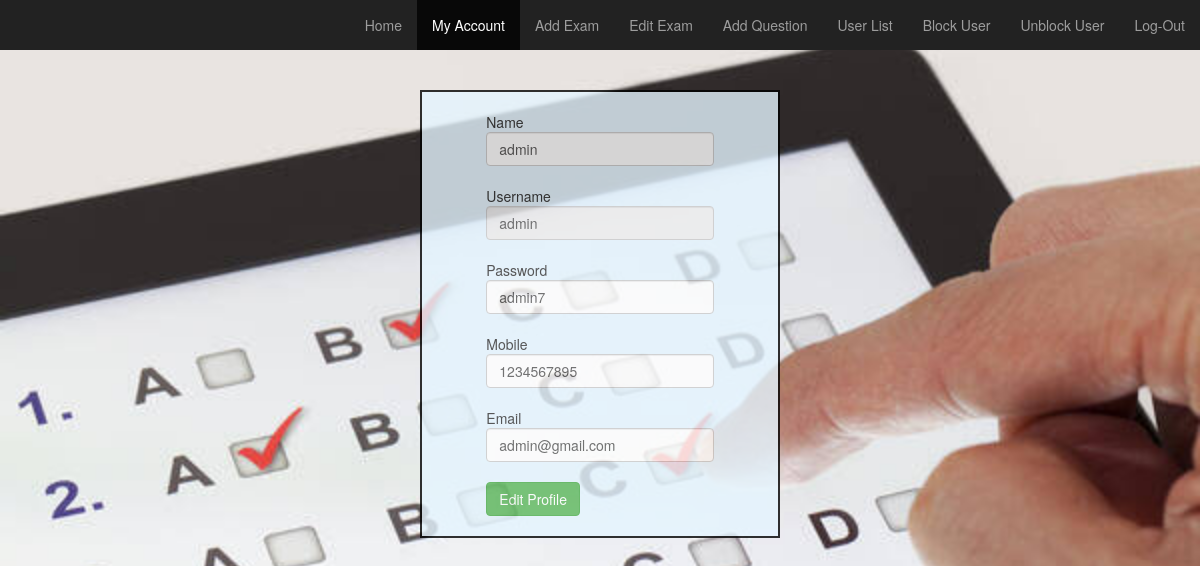
/project/admin/admin_account.php (signed in), run on the app's committed database.
### tables this page shows
CREATE TABLE IF NOT EXISTS `tbl_signup` (
  `id` int NOT NULL AUTO_INCREMENT,
  `role` int NOT NULL,
  `block` int NOT NULL,
  `name` varchar(45) NOT NULL,
  `gender` varchar(15) NOT NULL,
  `username` varchar(45) NOT NULL,
  `password` varchar(45) NOT NULL,
  `mobile` varchar(15) NOT NULL,
  `email` varchar(45) NOT NULL,
  PRIMARY KEY (`id`,`username`)
);

### project/admin/admin_account.php (the view, shortened to what this page needs)
<!DOCTYPE html>
<html>
    <head>
  <link rel="stylesheet" href="https://maxcdn.bootstrapcdn.com/bootstrap/3.4.1/css/bootstrap.min.css">
    </head>
   <body onload="f()" style="background-image:url('bg.jpeg');background-repeat:no-repeat;background-size:cover;" oncontextmenu="return false" oncopy="return false" onpaste="return false">
  <div class="navbar-inverse">
  <div class="collapse navbar-collapse" id="menu">
 <ul class="nav navbar-nav navbar-right">
 <li><a href="admin_dashboard.php">Home</a></li>
 <li class="active"><a href="admin_account.php">My Account</a></li>
 <li><a href="add_exam.php">Add Exam</a></li>
 <li><a href="edit_exam.php">Edit Exam</a></li>
 <li><a href="add_question.php">Add Question</a></li>
 <li><a href="user_list.php">User List</a></li>
 <li><a href="block_user.php">Block User</a></li>
 <li><a href="unblock_user.php">Unblock User</a></li>
 <li><a href="logout.php">Log-Out</a></li>
 </ul>
  </div>
  </div>
        <br></br>
  <div class="container">
  <div class="row">
  <div class="col-sm-4"> </div>
  <div class="col-sm-4">
  <div class="card bg">
 <div class="row">
 <div class="col-sm-2"> </div>
 <div class="col-sm-8">
 <?php
	 require "../makeconnection.php";
	  if(!isset($_SESSION["user"]))
	  {
		header("Location:http://localhost/project/login.php");;
	  }
	  else
	  {
	$result=$con->query("select * from tbl_signup where username='".$_SESSION['user']."'");
	while($row=$result->fetch_assoc())
	{
	?>
     <form method="post" action="admin_account.php">
  <br>Name
  <input type="text" class="form-control" id="name" name="name" required="" value="<?php echo $row['name']; ?>">
  <br/>Username
  <input type="text" class="form-control" id="username" name="username" readonly="" value="<?php echo $row['username']; ?>">
  <br/>Password
  <input type="text" class="form-control" id="password" name="password" required="" value="<?php echo $row['password']; ?>">
  <br/>Mobile
  <input type="number" class="form-control" id="mobile" name="mobile" required="" value="<?php echo $row['mobile']; ?>">
  <br/>Email
  <input type="email" class="form-control" id="email" name="email" required="" value="<?php echo $row['email']; ?>">
  <br/>
   <input type="submit" class="btn btn-success" name="btn_edit" value="Edit Profile">
  </form>
  <?php
  }
	  }
	?>
  <br></div>
  </div>
   </div>
    </div>
  <div class="col-sm-4"> </div>
  </div>
   </div>
</body>
</html>

### project/admin/admin_account.php (style rules this page uses)
html { font-size:62.5%; }
.bg { background-color:#e5f5ff;opacity:0.8;border:2px solid black; }

### data on the page
tbl_signup: name "admin", username "admin", password "admin7", mobile "1234567895", email "admin@gmail.com"
